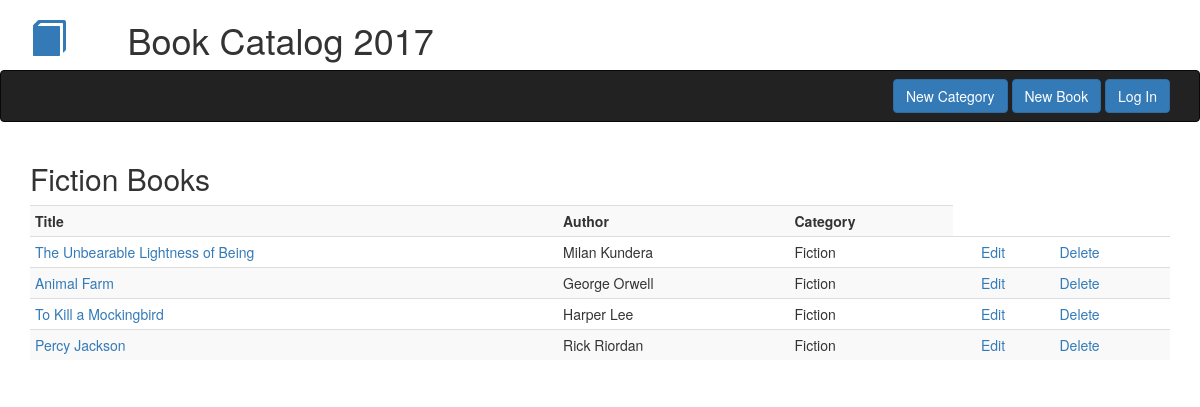
The app's page /categories/5/books-by-category with its own data.
### db_setup.py (models this page shows, shortened)
class Category(Base):
    __tablename__ = 'category'
    name = Column(String(80), nullable = False)
    id = Column(Integer, primary_key = True)

class Book(Base):
    __tablename__ = 'book'
    title = Column(String(80), nullable = False)
    id = Column(Integer, primary_key = True)
    subtitle = Column(String(250))
    author = Column(String(250), nullable = False)
    author2 = Column(String(250))
    description = Column(String(250))
    category_id = Column(Integer, ForeignKey('category.id'))
    category = relationship(Category)

### catalog.py (the view)
@app.route('/categories/<int:category_id>/books-by-category')
def listBooksByCategory(category_id):
    category = session.query(Category).filter_by(id = category_id).one()
    books = session.query(Book).filter_by(category_id = category_id)
    return render_template('books_by_category.html', books = books, category = category)

### templates/books_by_category.html
{% extends 'bootstrap/base.html' %}
{% block navbar %}{% include 'header_nav.html' %}{% endblock %}
{% block content %}
<div class='container'>
    <h2>{{ category.name }} Books</h2>
            <table class='table table-striped table-condensed'>
            <th>Title</th><th>Author</th><th>Category</th>
            {% for book in books %}
                <tr><td><a href="{{ url_for('singleBook', book_id = book.id) }}">{{ book.title }}</a></td><td>{{ book.author }}</td><td>{{ category.name }}</td><td>{{book.count}}</td>
                <td><a href="{{ url_for('editBook', book_id = book.id) }}">Edit</a></td><td><a href="{{ url_for('deleteBook', book_id = book.id) }}">Delete</a></td></tr>
            {% endfor %}
            </table>
</div>
{% endblock %}

### records on screen
Category: name "Fiction"
Book: title "The Unbearable Lightness of Being", author "Milan Kundera"
Book: title "Animal Farm", author "George Orwell"
Book: title "To Kill a Mockingbird", author "Harper Lee"
Book: title "Percy Jackson", author "Rick Riordan"
